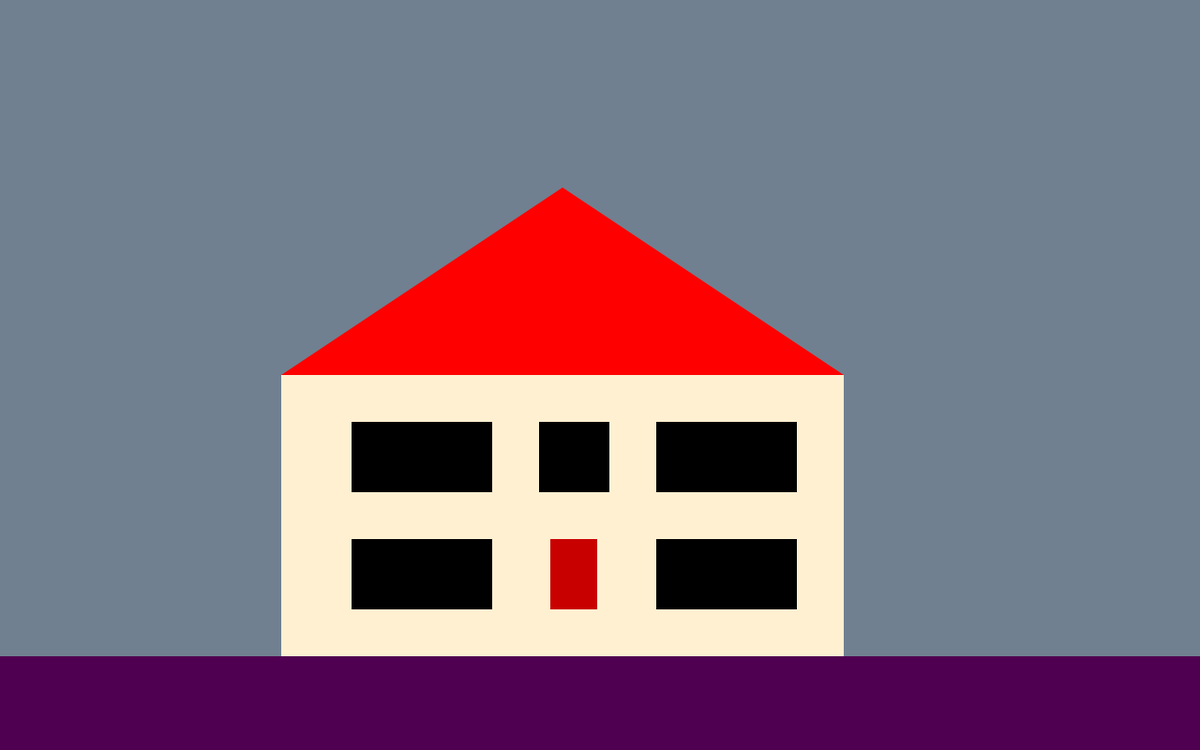
Frame 1 (no input)
Frame 60 (no input): identical to frame 1, image omitted
Frame 120 (the mouse pressed at the canvas centre since frame 60): identical to frame 1, image omitted

The p5.js sketch that drew this single still picture (run headless with seeded random() and noise() and a simulated clock; from frame 60 on, the mouse is pressed at the canvas centre):

// p5.js sketch
// ── sketch.js

var windows;

function setup()
{
  createCanvas(1280, 800);
  windows = [
	{
		pos_x: 375,
		pos_y: 450,
		size_x: 150,
		size_y: 75,
		color: 0,

	},
	{
		pos_x: 575,
		pos_y: 450,
		size_x: 75,
		size_y:75,
		color: 0,

	},
	{
		pos_x: 700,
		pos_y: 450,
		size_x: 150,
		size_y: 75,
		color: 0,

	},
	{
		pos_x: 375,
		pos_y: 575,
		size_x: 150,
		size_y: 75,
		color: 0,

	},
	{
		pos_x: 700,
		pos_y: 575,
		size_x: 150,
		size_y: 75,
		color: 0,

	}
  ]

}

function draw()
{
	noStroke();
	fill(112,128,144);
	rect(0,0, 1280, 700);
	fill(80,0,80);
	rect(0,700, 1280,100);
	fill(255,0,0);
  	triangle(300,400, 900,400, 600,200);
	fill(255,240,210);
	rect(300,400, 600,300);

	//windows
	fill(windows[0].color);
	console.log(windows[1].color);
	rect(windows[0].pos_x,windows[0].pos_y, windows[0].size_x,windows[0].size_y);
	fill(windows[1].color);
	rect(windows[1].pos_x,windows[1].pos_y, windows[1].size_x,windows[1].size_y);
	fill(windows[2].color);
	rect(windows[2].pos_x,windows[2].pos_y, windows[2].size_x,windows[2].size_y);
	fill(windows[3].color);
	rect(windows[3].pos_x,windows[3].pos_y, windows[3].size_x,windows[3].size_y);
	fill(windows[4].color);
	rect(windows[4].pos_x,windows[4].pos_y, windows[4].size_x,windows[4].size_y);

	//door
	fill(200,0,0);
	rect(587,575, 50,75);
}

function mousePressed(){
	if(mouseX > 375 && mouseX < 525 && mouseY > 450 && mouseY < 525){
		lightswitch(windows[0]);
	}
	if(mouseX > 575 && mouseX < 650 && mouseY > 450 && mouseY < 525){
		lightswitch(windows[1]);
	}
	if(mouseX > 700 && mouseX < 850 && mouseY > 450 && mouseY < 525){
		lightswitch(windows[2]);
	}
	if(mouseX > 375 && mouseX < 525 && mouseY > 575 && mouseY < 650){
		lightswitch(windows[3]);
	}
	if(mouseX > 700 && mouseX < 850 && mouseY > 575 && mouseY < 650){
		lightswitch(windows[4]);
	}
}

function lightswitch(window){
	if(window.color == 0){
		window.color = [255,255,0];
	}
	else{
		window.color = 0;
	}
}
